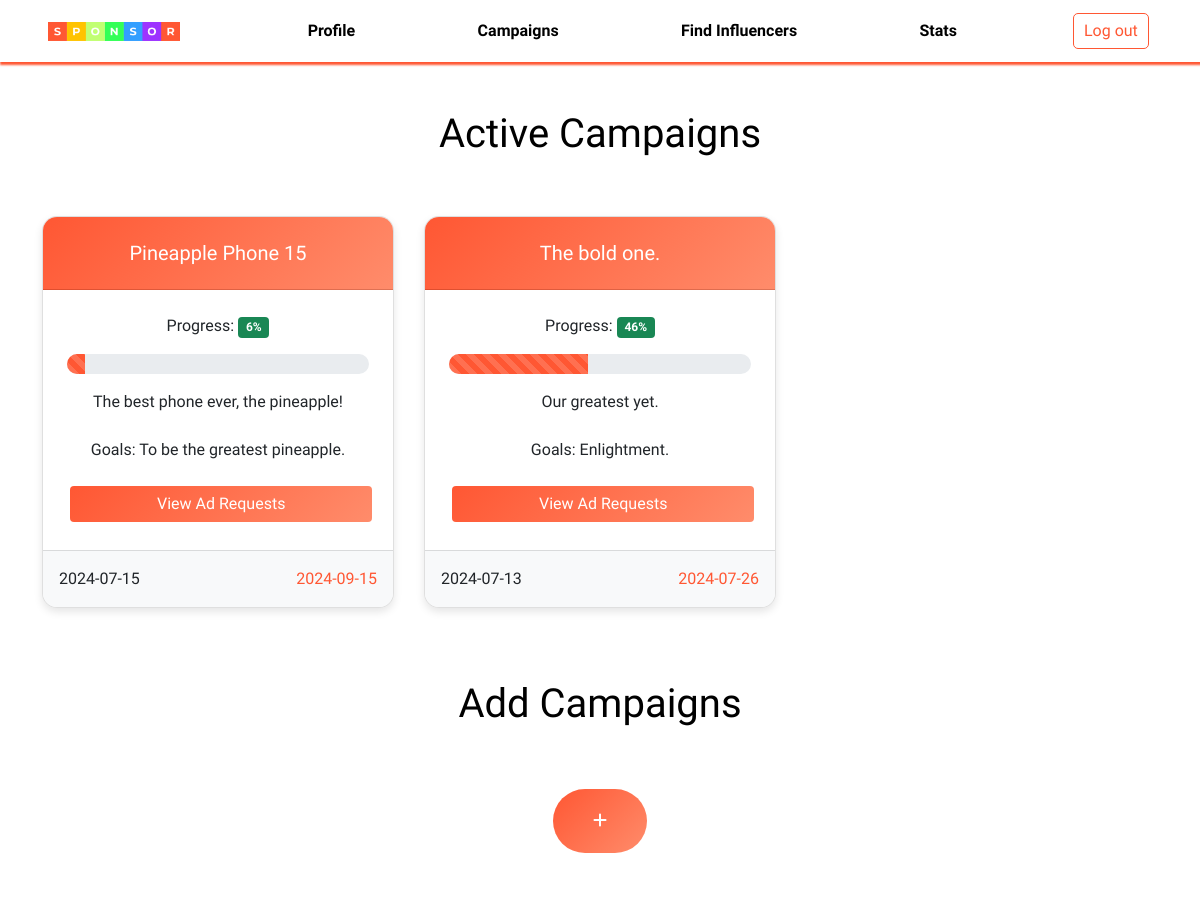
Before: /sponsor/dashboard (upper part) with the older database file.
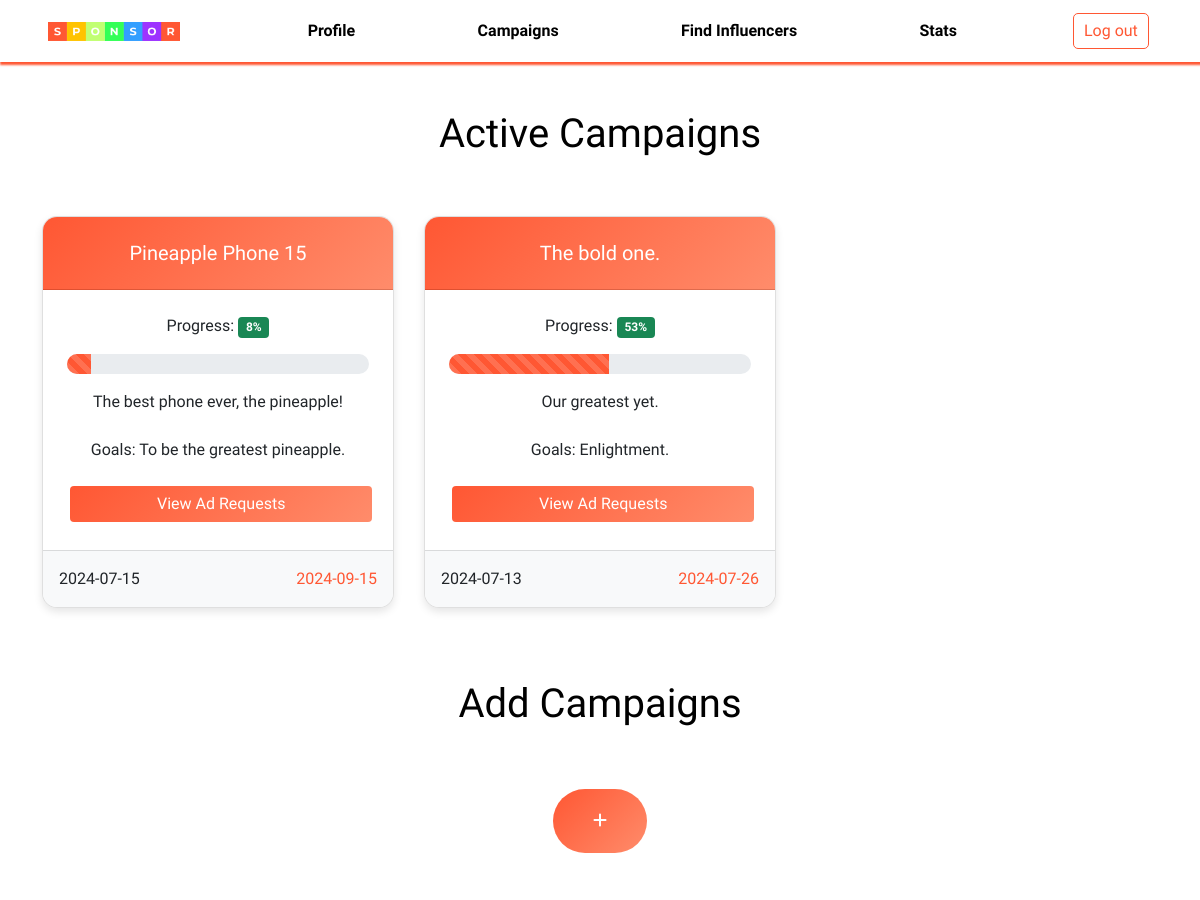
After: the same page with the newer database file.
### application/models.py (models this page shows)
class Campaign(db.Model):
    __tablename__ = 'Campaign'
    key = db.Column(db.Integer, primary_key=True, autoincrement=True)
    sponsor = db.Column(db.String, db.ForeignKey('Sponsor.username'), nullable=False)
    name = db.Column(db.String)
    description = db.Column(db.String)
    progress = db.Column(db.Integer)
    start_date = db.Column(db.Date)
    end_date = db.Column(db.Date)
    budget = db.Column(db.Integer)
    goals = db.Column(db.String)
    flag = db.Column(db.Integer)

### application/controllers.py (the view)
@app.route('/sponsor/dashboard', methods=['GET', 'POST'])
def sponsor_dashboard():
    if request.method == 'GET':
        campaigns = (
            db.session.query(Campaign)
            .filter(Campaign.sponsor == 'sponsor', Campaign.progress != 100)
            .order_by(Campaign.key.desc())
            .all()
        )
        ad_requests = (
            db.session.query(AdRequests)
            .filter(AdRequests.campaign.in_([campaign.key for campaign in campaigns]))
            .all()
        )
        ad_requests_by_campaign = {}
        for ad_request in ad_requests:
            if ad_request.campaign not in ad_requests_by_campaign:
                ad_requests_by_campaign[ad_request.campaign] = []
            ad_requests_by_campaign[ad_request.campaign].append(ad_request)
        past_campaigns = (
            db.session.query(Campaign)
            .filter(Campaign.sponsor == 'sponsor', Campaign.progress == 100)
            .order_by(Campaign.key.desc())
            .all()
        )
        past_ad_requests = (
            db.session.query(AdRequests)
            .filter(AdRequests.campaign.in_([campaign.key for campaign in past_campaigns]))
            .all()
        )
        past_ad_requests_by_campaign = {}
        for ad_request in past_ad_requests:
            if ad_request.campaign not in past_ad_requests_by_campaign:
                past_ad_requests_by_campaign[ad_request.campaign] = []
            past_ad_requests_by_campaign[ad_request.campaign].append(ad_request)
        influencer_requests = (
            db.session.query(InfluencerRequests, Campaign, Influencer)
            .join(Campaign, InfluencerRequests.campaign == Campaign.key)
            .join(Influencer, InfluencerRequests.influencer == Influencer.username)
            .filter(InfluencerRequests.sponsor == 'sponsor', InfluencerRequests.status == 0)
            .all()[::-1]
        )
        past_influencer_requests = (
            db.session.query(InfluencerRequests, Campaign, Influencer)
            .join(Campaign, InfluencerRequests.campaign == Campaign.key)
            .join(Influencer, InfluencerRequests.influencer == Influencer.username)
            .filter(InfluencerRequests.sponsor == 'sponsor', InfluencerRequests.status != 0)
            .all()[::-1]
        )
        for campaign in campaigns:
            if campaign.end_date < datetime.now().date():
                campaign.progress = 100
                db.session.commit()
            else:
                campaign.progress = int((datetime.now().date() - campaign.start_date).days / (campaign.end_date - campaign.start_date).days * 100)
                db.session.commit()
        serialized_campaigns = []
        for campaign in campaigns:
            campaign_requests = ad_requests_by_campaign.get(campaign.key, [])
            serialized_campaigns.append({
                'name': campaign.name,
                'description': campaign.description,
                'progress': campaign.progress,
                'goals': campaign.goals,
                'start_date': campaign.start_date,
                'end_date': campaign.end_date,
                'ad_requests': [request.to_dict() for request in campaign_requests]
            })
        serialized_past_campaigns = []
        for campaign in past_campaigns:
            campaign_requests = past_ad_requests_by_campaign.get(campaign.key, [])
            serialized_past_campaigns.append({
                'name': campaign.name,
                'description': campaign.description,
                'progress': campaign.progress,
                'goals': campaign.goals,
                'start_date': campaign.start_date,
                'end_date': campaign.end_date,
                'ad_requests': [request.to_dict() for request in campaign_requests]
            })
        print(dir(influencer_requests[0]))
        return render_template('sponsordashboard.html', campaigns=serialized_campaigns, past_campaigns = serialized_past_campaigns, influencer_requests=influencer_requests, past_influencer_requests=past_influencer_requests)

### application/models.py (called while the page is built)
    def to_dict(self):
        return {
            'key': str(self.key),
            'sponsor': str(self.sponsor),
            'influencer': str(self.influencer),
            'description': str(self.description),
            'niche': str(self.niche),
            'payment': str(self.payment),
            'status': str(self.status)
        }

### templates/sponsordashboard.html (shortened to what this page needs)
<!DOCTYPE html>
<html>
<head>
    <link href="https://cdn.jsdelivr.net/npm/bootstrap@5.0.2/dist/css/bootstrap.min.css" rel="stylesheet">
    <link rel="stylesheet" href="https://cdnjs.cloudflare.com/ajax/libs/font-awesome/6.0.0-beta3/css/all.min.css">
    <link rel="stylesheet" href="{{ url_for('static', filename='sponsordashboard.css') }}">
    <link rel="stylesheet" href="{{ url_for('static', filename='nav.css') }}">
    <link rel="stylesheet" href="https://unpkg.com/swiper/swiper-bundle.min.css">
</head>
<body>
    <div class="nav-container">
        <nav class="navbar navbar-expand-lg bg-body-tertiary">
            <div class="container-fluid px-5">
                <img class="navbar-brand img-fluid" src="{{ url_for('static', filename='sponsor-logo.png') }}" style="width: 12%;" />
                <div class="collapse navbar-collapse" id="navbarSupportedContent">
                    <ul class="navbar-nav me-auto mb-2 mb-lg-0">
                        <li class="nav-item">
                            <button class="nav-link btn" aria-current="page" href="#" style="color: black; font-weight: bolder;" onclick="location.href='{{ url_for('sponsor_profile')}}'">Profile</button>
                        </li>
                        <li class="nav-item">
                            <button class="nav-link btn" href="#" style="color: black; font-weight: bolder;" onclick="location.href='{{ url_for('sponsor_dashboard')}}'">Campaigns</button>
                        </li>
                        <li class="nav-item">
                            <button class="nav-link btn" aria-current="page" href="#" style="color: black; font-weight: bolder;" onclick="location.href='{{ url_for('sponsor_find')}}'">Find Influencers</button>
                        </li>
                        <li class="nav-item">
                            <button class="nav-link btn" aria-current="page" href="#" style="color: black; font-weight: bolder;">Stats</button>
                        </li>
                    </ul>
                    <form action="{{ url_for('logout') }}">
                    <button class="btn btn-outline-danger logout-btn" type="submit">Log out</button>
                    </form>
                </div>
            </div>
        </nav>
    </div>
    {% if campaigns[0] %}
    <br><br>
    <div class="container">
        <div class="row">
            <div class="col-12 text-center">
                <h1 style="color: black;">Active Campaigns</h1>
            </div>
        </div>
        <div class="row">
            <div class="col-12 text-center card-container">
                <div class="swiper-container">
                    <div class="swiper-wrapper">
                        {% for campaign in campaigns %}
                        <div class="swiper-slide d-flex">
                            <div class="card" style="width: 30rem;">
                                <div class="card-header">
                                    <h5 class="card-title">{{ campaign.name }}</h5>
                                </div>
                                <div class="card-body">
                                    <p class="card-text">Progress: <span class="badge bg-success">{{ campaign.progress }}%</span></p>
                                    <div class="progress mb-3">
                                        <div class="progress-bar progress-bar-striped progress-bar-animated" role="progressbar" style="width: {{ campaign.progress }}%;" aria-valuenow="{{ campaign.progress }}" aria-valuemin="0" aria-valuemax="100"></div>
                                    </div>
                                    <div>
                                        {{ campaign.description }}
                                        <br><br>
                                        <p class="card-text">Goals: {{ campaign.goals }}</p>
                                        <button class="btn btn-custom w-100 mt-2 view-ad-request-btn" type="button" data-bs-toggle="modal" data-bs-target="#adRequestModal"
                                        data-ad-requests='{{ campaign.ad_requests |tojson }}'>
                                            View Ad Requests
                                        </button>
                                    </div>
                                </div>
                                <div class="card-footer text-body-secondary d-flex justify-content-between">
                                    <div>
                                        {{ campaign.start_date }}
                                    </div>
                                    <div style="color: #FF5733;">
                                        {{ campaign.end_date }}
                                    </div>
                                </div>
                            </div>
                        </div>
                        {% endfor %}
                    </div>
                </div>
            </div>
        </div>
        {% endif %}
        <br><br><br>
        <div class="row">
            <div class="col-12 text-center">
                <h1 style="color: black;">Add Campaigns</h1>
            </div>
            <div class="col-12 justify-content-center d-flex add-container">
                <a href="{{ url_for('create_campaign') }}" class="btn btn-primary btn-add-campaign">
                    <i class="fas fa-plus"></i>
                </a>
            </div>
        </div>
        {% if influencer_requests[0] %}
        <br><br><br>
        {% endif %}
    </div>
</body>
</html>

### static/sponsordashboard.css (style rules this page uses)
body { background: white; font-family: "Domine", serif; }
.navbar-brand { height: fit-content; width: 10%; }
.navbar { box-shadow: 1px 2px 2px 1px purple; }
.navbar-nav .nav-item { margin-left: 100px; }
.nav-link { border: none; }
.card-container { margin-top: 50px; }
.add-container { margin-top: 50px; }
.container { overflow: hidden; }
.add-container .btn { padding-left: 40px; padding-right: 40px; padding-top: 20px; padding-bottom: 20px; border-radius: 100px; border: none; background-color: palegreen; }
.swiper-container { position: relative; }
.swiper-slide { display: flex; justify-content: center; }
.btn-add-campaign { background: linear-gradient(135deg, #FF5733, #FF8C6B); }
.card { box-shadow: 0 1px 1px 0 black; }
.card { border-radius: 15px; overflow: hidden; box-shadow: 0 4px 8px rgba(0,0,0,0.1); }
.card-header { background: linear-gradient(135deg, #FF5733, #FF8C6B); color: white; padding: 1rem; padding-top: 1.5rem; text-align: center; }
.card-body { padding: 1.5rem; }
.card-footer { background-color: #f8f9fa; text-align: center; padding: 1rem; }
.progress { height: 20px; border-radius: 10px; }
.progress-bar { background-color: #FF5733; }
.btn-custom { background: linear-gradient(135deg, #FF5733, #FF8C6B); color: white; border: none; transition: background 0.3s ease; }
.btn { margin: 0.2rem; }

### static/nav.css (style rules this page uses)
.navbar-brand { height: fit-content; width: 10%; }
.navbar { box-shadow: 1px 2px 2px 1px #FF5733; }
.navbar-nav .nav-item { margin-left: 100px; }
.nav-link { border: none; }
.logout-btn { background-color: white; color: #FF5733; border: 1px solid #FF5733; border-radius: 5px; padding: 5px 10px; cursor: pointer; }

Changed rows visible on the page:
changed Campaign "Pineapple Phone 15": progress "6" → "8"; {{ campaign.progress }} 6 → 8 (drawn)
changed Campaign "The bold one.": progress "46" → "53"; {{ campaign.progress }} 46 → 53 (drawn)
